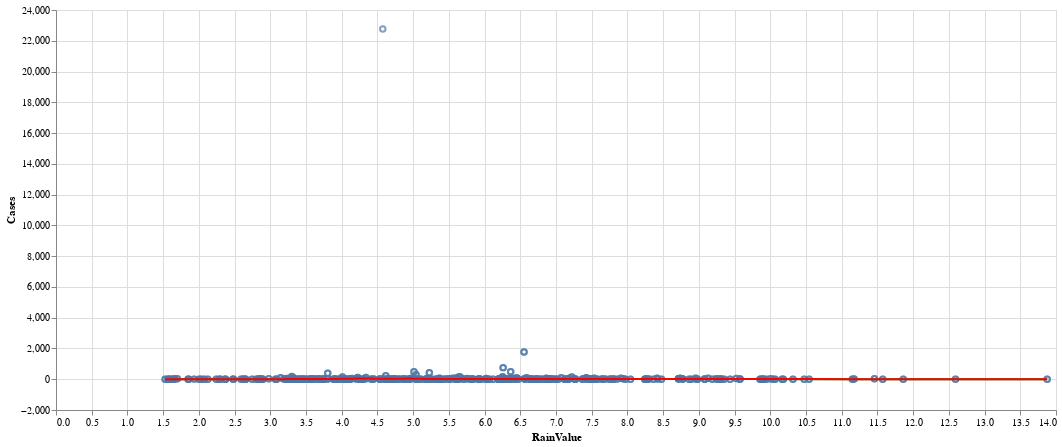

The code cell stored with this chart in its notebook:
### Code cell
((cases_rainvalue_without_outlier_line_reg + cases_rainvalue_without_outlier_reg_line) + \
 (cases_rainvalue_with_outlier_reg + cases_rainvalue_with_outlier_reg_line)).interactive().properties(width=1000, height=1000,)

### Figure 1 — Vega-Lite specification as saved in the notebook (floating-point values rounded to 4 significant figures; data arrays with more than 128 entries replaced by an {"elided": "..."} marker saying what was removed)
{"config": {"view": {"continuousWidth": 400, "continuousHeight": 300}}, "layer": [{"mark": "point", "encoding": {"tooltip": [{"field": "RainValue", "type": "quantitative"}, {"field": "Cases", "type": "quantitative"}], "x": {"field": "RainValue", "type": "quantitative"}, "y": {"field": "Cases", "type": "quantitative"}}, "height": 400, "selection": {"selector056": {"type": "interval", "bind": "scales", "encodings": ["x", "y"]}}, "width": 1000}, {"mark": {"type": "line", "color": "green"}, "encoding": {"tooltip": [{"field": "RainValue", "type": "quantitative"}, {"field": "Cases", "type": "quantitative"}], "x": {"field": "RainValue", "type": "quantitative"}, "y": {"field": "Cases", "type": "quantitative"}}, "height": 400, "transform": [{"loess": "Cases", "on": "RainValue"}], "width": 1000}, {"layer": [{"mark": "point", "encoding": {"tooltip": [{"field": "RainValue", "type": "quantitative"}, {"field": "Cases", "type": "quantitative"}], "x": {"field": "RainValue", "type": "quantitative"}, "y": {"field": "Cases", "type": "quantitative"}}, "height": 400, "width": 1000}, {"mark": {"type": "line", "color": "red"}, "encoding": {"tooltip": [{"field": "RainValue", "type": "quantitative"}, {"field": "Cases", "type": "quantitative"}], "x": {"field": "RainValue", "type": "quantitative"}, "y": {"field": "Cases", "type": "quantitative"}}, "height": 400, "transform": [{"loess": "Cases", "on": "RainValue"}], "width": 1000}], "data": {"name": "data-985f3dda91dbc245a88a82d4fbfc7d3c"}}], "data": {"name": "data-4c9eeea138995bdf2f0184e0b6a3209e"}, "height": 1000, "width": 1000, "$schema": "https://vega.github.io/schema/vega-lite/v4.17.0.json", "datasets": {"data-4c9eeea138995bdf2f0184e0b6a3209e": {"elided": "344 records"}, "data-985f3dda91dbc245a88a82d4fbfc7d3c": {"elided": "345 records"}}}
